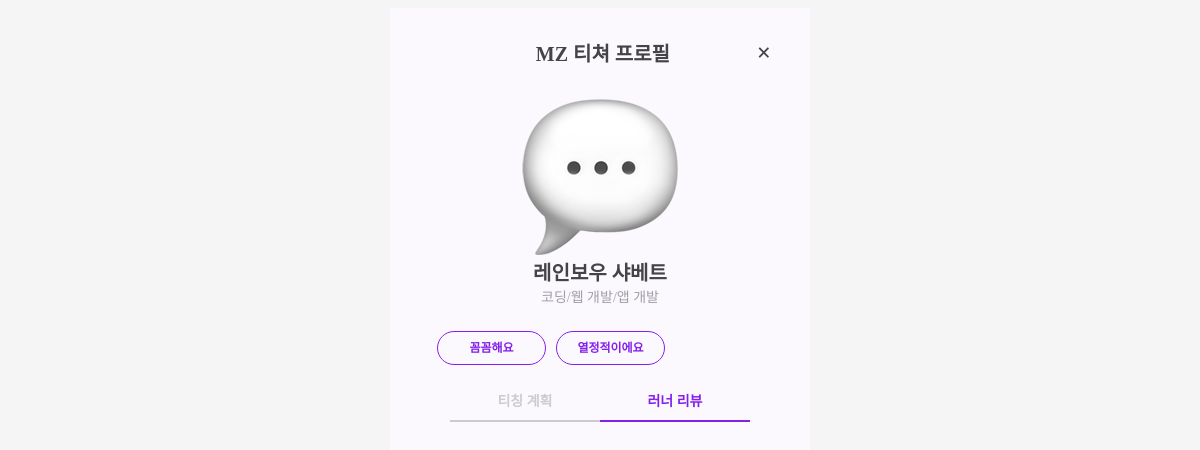
/review/teacher/63/, run on the app's committed database.
### profiles/models.py (models this page shows, shortened)
class Teacher(models.Model):
    user = models.OneToOneField(User, on_delete=models.CASCADE, related_name='tearner_profile')
    nickname = models.CharField(max_length=40, blank=True)
    emoji = models.ImageField(blank=True) # upload_to = 디렉터리 경로 작성요망
    birthdate = models.DateField(null = True, blank = False)
    skills = models.ManyToManyField(Skill, related_name='teacher_giving')
    personalities = models.ManyToManyField(Personality, related_name='teacher_giving')
    bio = models.CharField(max_length=300, null=True)
    teaching_plan = models.TextField(null=True)
    is_paid = models.BooleanField(null=True)
    last_appealed = models.DateTimeField(auto_now=True)

class Skill(models.Model):
    name = models.CharField(max_length=50)
    category = models.ForeignKey(Category, related_name = 'skill', on_delete=models.CASCADE)

class Personality(models.Model):
    name = models.CharField(max_length=50)

### review/views.py (the view)
# urls.py: path('teacher/<int:teacher_id>/', views.show_review, name='show_review'),
def show_review(request, teacher_id):
    teacher = get_object_or_404(Teacher, id=teacher_id)
    reviews = Review.objects.filter(teacher=teacher).order_by('-id')
    return render(request, 'list.html', {"reviews":reviews, 'teacher':teacher})

### review/templates/list.html (shortened to what this page needs)
{% load static %}
<!DOCTYPE html>
<html lang="en">
  <head>
    <link rel="stylesheet" href="{% static 'css/teacherProfileReview.css' %}" />
  </head>
  <body>
    <div class="backgroundContainer">
      <div class="mainContainer">
        <div class="topContainer">
          <div class="message">MZ 티쳐 프로필</div>
          <a href="{% url 'main:main' %}"><div class="closeButton">×</div></a>
        </div>
        <div class="imageContainer">
          {% if teacher.emoji %}
          <img src="{{ teacher.emoji.url }}" />
          {% else %}
          <img src="{% static 'images/teacherIntroduce/3dicons (2).png' %}" />
          {% endif %}
          <div class="teacherName">{{ teacher.nickname }}</div>
          <div class="teacherProperty">
            {% for skill in teacher.skills.all %}{{ skill.name }}{% if not forloop.last %}/{% endif %}{% endfor %}
          </div>
        </div>
        <div class="teacherKeyword">
          {% for personality in teacher.personalities.all %}
          <div class="teacherKeyword1">{{ personality.name }}</div>
          {% endfor %}
      </div>
        <div class="middleContainer">
          <div class="middleContainerTop">
            <a href="{% url 'matching:mzteacher_profile' teacher.id %}">
              <div id="teachingPlan" class="teachingPlan underline">
                티칭 계획
              </div>
            </a>
            <a href="{% url 'review:show_review' teacher.id %}"
              ><div id="runnerReview" class="runnerReview no-underline">
                러너 리뷰
              </div></a
            >
          </div>
        </div>
      </div>
    </div>
  </body>
</html>

### static/css/teacherProfileReview.css (style rules this page uses)
html { background-color: whitesmoke; }
.backgroundContainer { max-width: 420px; min-height: 100vh; margin: 0 auto; background-color: #fbf8fe; display: flex; flex-wrap: wrap; }
.mainContainer { width: 100%; display: flex; flex-direction: column; align-items: center; }
a { text-decoration: none; }
.topContainer { padding: 30px; display: grid; grid-template-columns: 23fr 1fr; place-items: center; }
.closeButton { font-size: 25px; color: #454347; font-weight: bold; }
.message { font-size: 20px; color: #454347; font-weight: bolder; margin-left: 20px; }
.imageContainer { display: flex; flex-direction: column; align-items: center; }
.teacherName { color: #454347; font-size: 20px; font-weight: bolder; }
.teacherProperty { color: #a39fa6; font-size: 14px; }
.teacherKeyword { display: flex; flex-wrap: wrap; padding: 20px; width: 80%; }
.teacherKeyword1, .teacherKeyword2, .teachingPlanKeyword { font-size: 12px; min-width: 95px; height: 20px; margin: 5px; padding: 6px; border-radius: 20px; border-color: #8520ea; border-style: solid; border-width: 1.7px; line-height: 20px; color: #8520ea; font-weight: bolder; text-align: center; }
.middleContainer { display: flex; flex-direction: column; justify-content: center; }
.middleContainerTop { display: flex; justify-content: center; }
.teachingPlan, .runnerReview { width: 150px; text-align: center; font-size: 14px; color: #454347; font-weight: bolder; padding-bottom: 10px; cursor: pointer; }

### review/templates/list.html (style rules this page uses)
.no-underline { border-bottom: 2px solid #8520ea; color: #8520ea; }
.underline { border-bottom: 2px solid #cdcad0; color: #cdcad0; }

### data on the page
Teacher: emoji (picture), nickname "레인보우 샤베트"
Skill: name "코딩"
Skill: name "웹 개발"
Skill: name "앱 개발"
Personality: name "꼼꼼해요"
Personality: name "열정적이에요"
